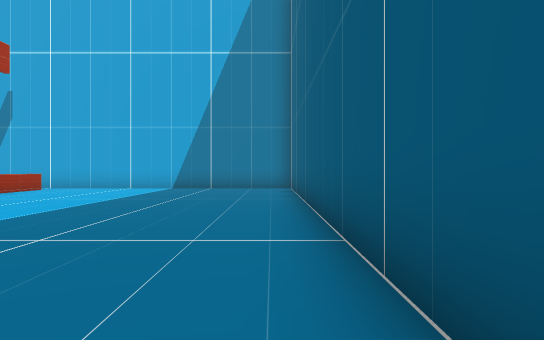
[1] (above)

21 first-person views from a walk through a 3-D level made in the Unity game engine. The camera is 1.3 m above the floor, looks level and sees 70° across. The floor is counted in squares, 2 m on a side. Each view is taken from the middle of a square. On the plan, view 1 faces up. The plan holds only what a view shows up to about 11 squares ahead; the rest is blank. The place goes on beyond the plan. Some animated figures are left out.

[2]
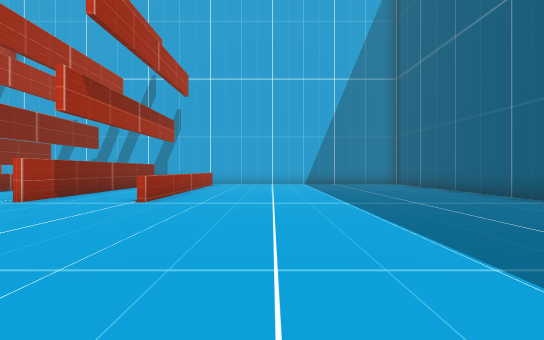

[3]
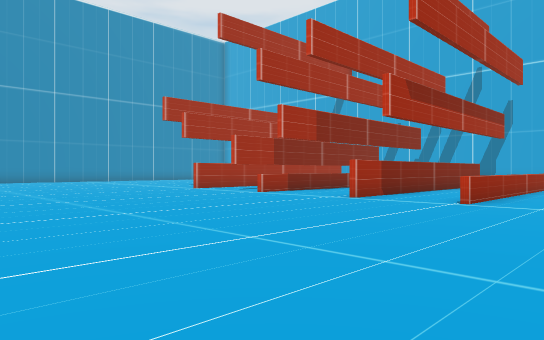

[4]
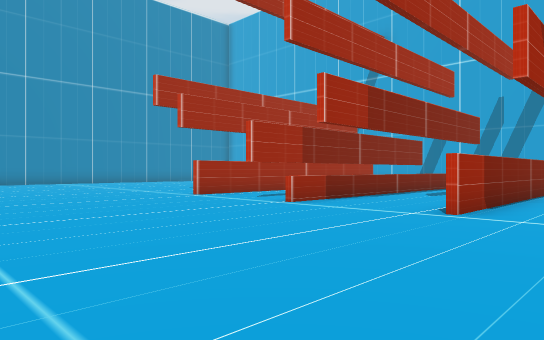

[5]
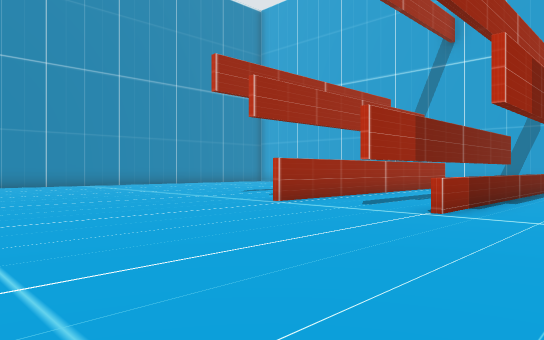

[6]
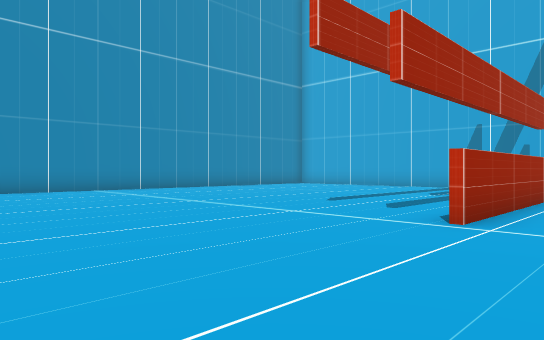

[7]
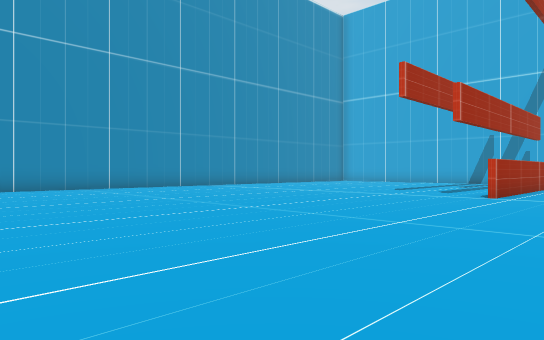

[8]
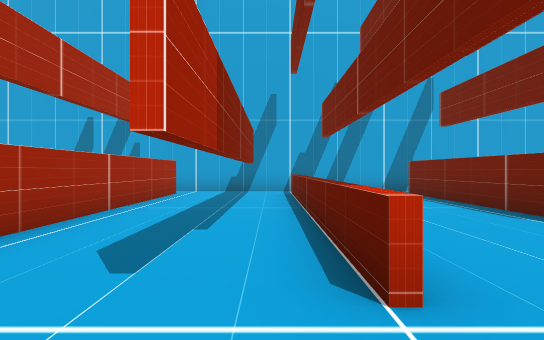

[9]
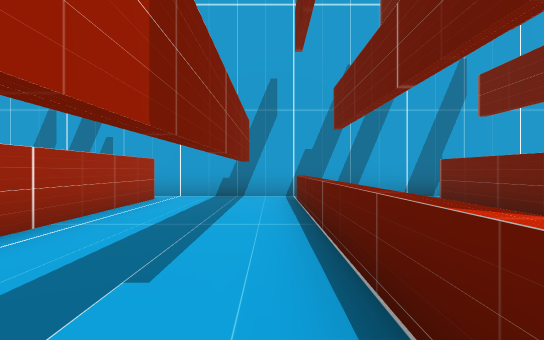

[10]
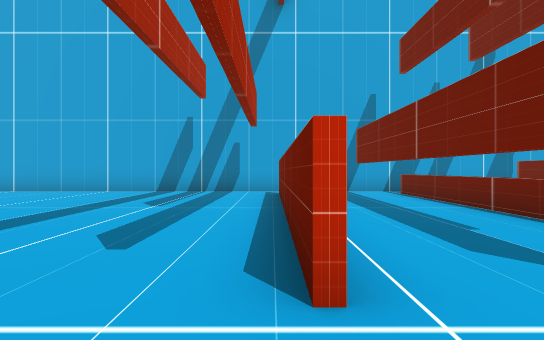

[11]
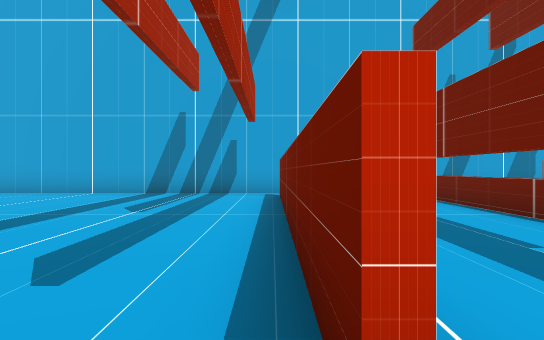

[12]
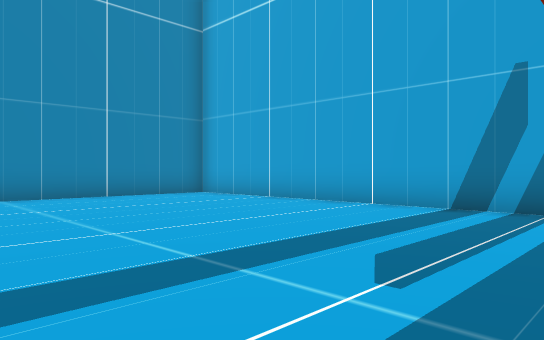

[13]
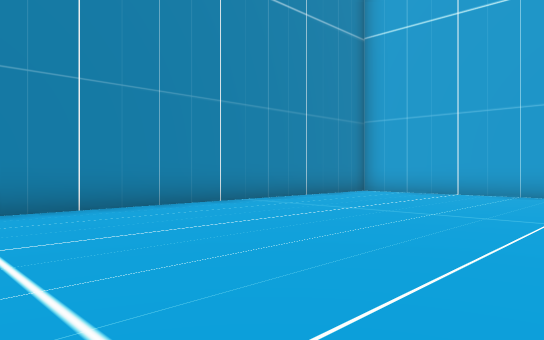

[14]
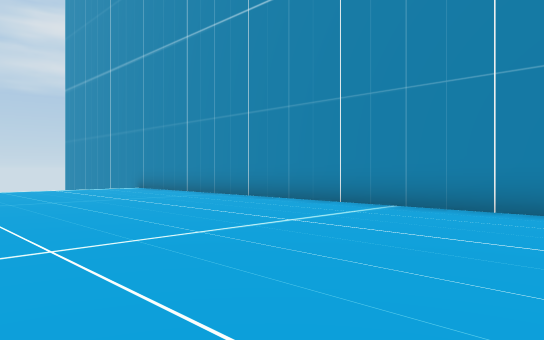

[15]
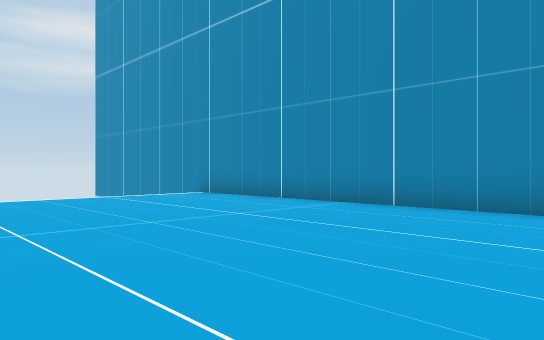

[16]
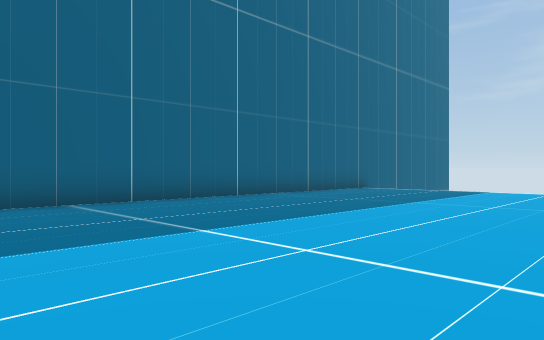

[17]
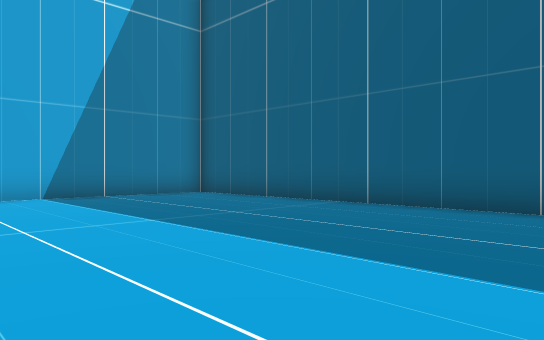

[18]
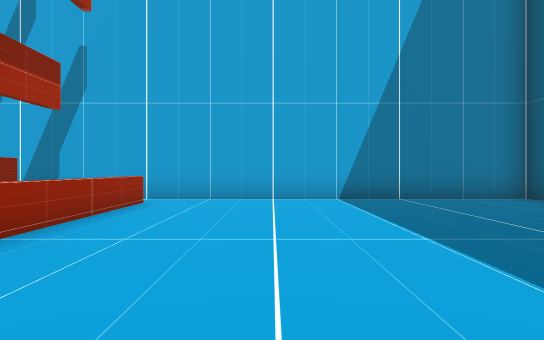

[19]
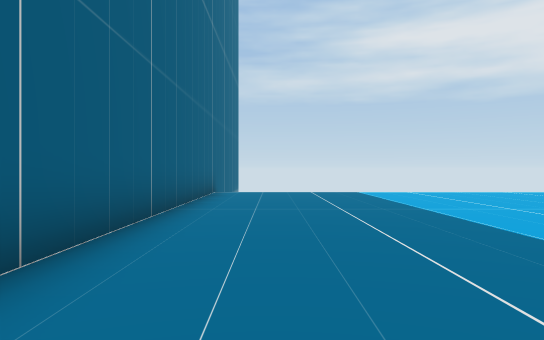

[20]
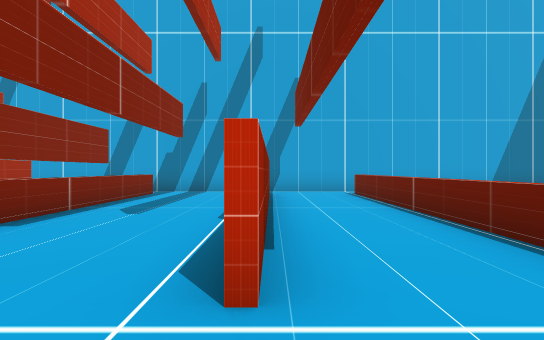

[21]
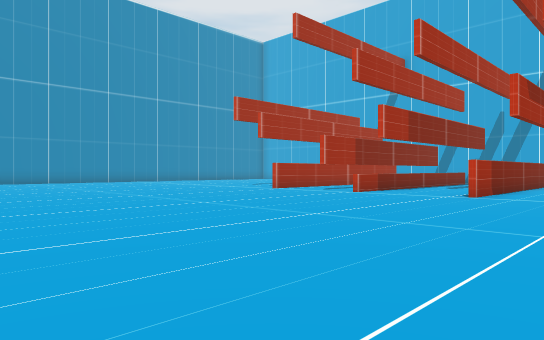

### Floor plan
Key: @ floor where view 1 was taken; # wall or solid block; . floor; = window, fence, low wall or low ledge; T thing the floor can be seen under or through.
Columns run from 28 left of view 1 to 1 right of it. Each row starts with its distance up from view 1.
 14 ##############################
 13 #............................#
 12 #..........#.#.=..#..........#
 11 #..........#.T.=..#..........#
 10 #..........#.T.=..#..........#
  9 #..........#.T.=..#..........#
  8 #..........#.T.=..#..........#
  7 #..........#.T.=..#..........#
  6 #..........#.T.=..#..........#
  5 #..........#.T.=..#..........#
  4 #..........#.T.#..#..........#
  3 #............................#
  2 #............................#
  1 #............................#
  0 #...........................@#
 -1 #............................#
 -2 #............................#
 -3 #............................#
 -4 #............................#
 -5 #............................#
 -6 #.....     .. .   ...........#

Where each view was taken, in squares from view 1:
view 1: 0 up, 0 right, facing up
view 2: 4 down, 5 left, facing up
view 3: 4 down, 5 left, facing up-left
view 4: 2 down, 8 left, facing up-left
view 5: 2 down, 11 left, facing up-left
view 6: 1 down, 15 left, facing up-left
view 7: 6 down, 14 left, facing up-left
view 8: 2 up, 14 left, facing up
view 9: 4 up, 14 left, facing up
view 10: 2 up, 17 left, facing up
view 11: 3 up, 17 left, facing up
view 12: 7 up, 18 left, facing up-left
view 13: 3 up, 21 left, facing up-left
view 14: 7 up, 21 left, facing down-left
view 15: 3 up, 21 left, facing down-left
view 16: 6 up, 7 left, facing down-right
view 17: 4 up, 6 left, facing up-right
view 18: 5 up, 5 left, facing up
view 19: 5 up, 1 left, facing down
view 20: 2 up, 10 left, facing up
view 21: 6 down, 7 left, facing up-left
